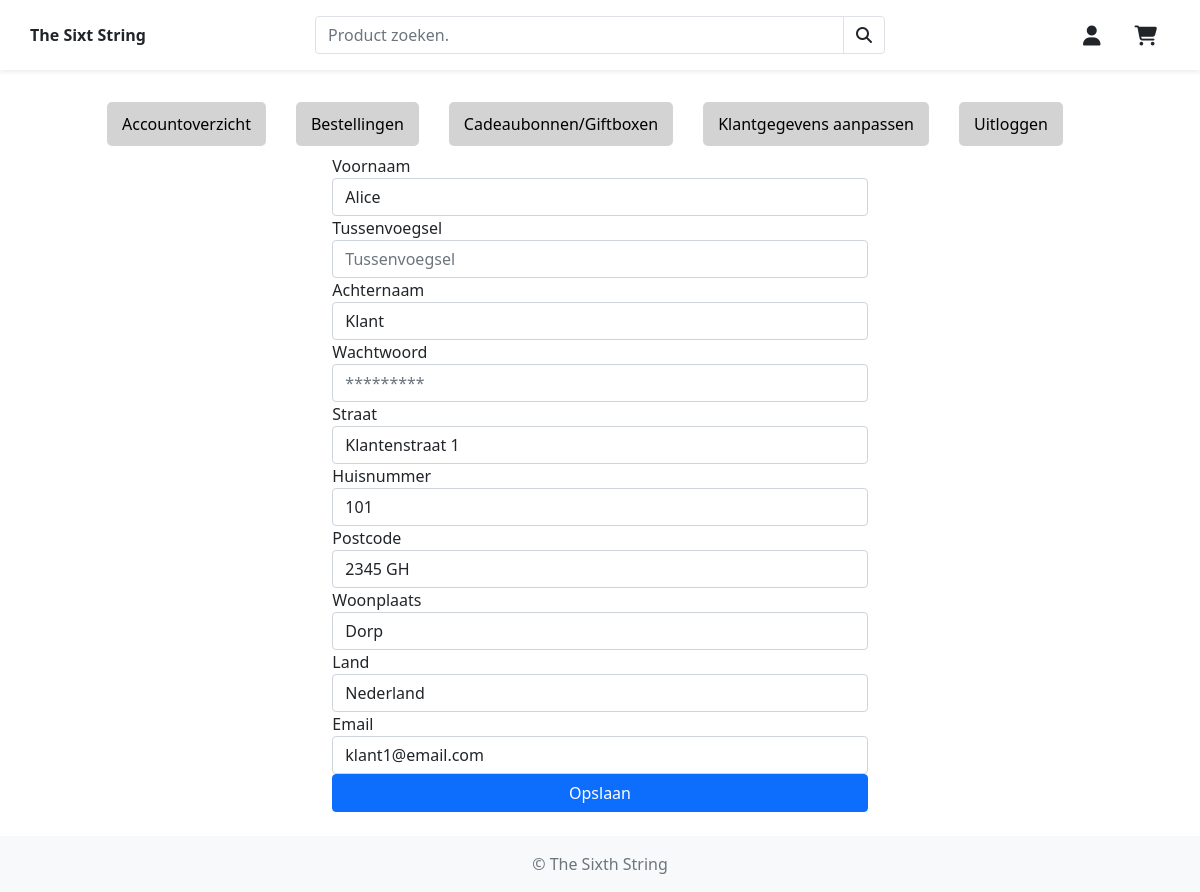
The page /account/klantgegevens (signed in) on the database its author committed.
### tables this page shows
CREATE TABLE IF NOT EXISTS `klanten` (
  `id` BIGINT UNSIGNED NOT NULL AUTO_INCREMENT,
  `email` VARCHAR(255) NOT NULL,
  `password` VARCHAR(255) NOT NULL,
  `voornaam` VARCHAR(255) NULL,
  `tussenvoegsel` VARCHAR(255) NULL,
  `achternaam` VARCHAR(255) NULL,
  `straat` VARCHAR(255) NULL,
  `huisnummer` VARCHAR(255) NULL,
  `postcode` VARCHAR(255) NULL,
  `woonplaats` VARCHAR(255) NULL,
  `land` VARCHAR(255) NULL,
  `is_actief` TINYINT NOT NULL DEFAULT 0,
  PRIMARY KEY (`id`),
  UNIQUE INDEX `id_UNIQUE` (`id` ASC) VISIBLE,
  UNIQUE INDEX `email_UNIQUE` (`email` ASC) VISIBLE);

### public/index.php (called while the page is built, shortened)
<?php
function basePath($path): string { return __DIR__ . "/../$path"; }
require_once basePath("Resources/layout/layout.php");

### Application/Database.php (called while the page is built, shortened)
<?php
class Database
{
    private ?PDO $connection = null;
    private PDOStatement $statement;
    public function __construct()
    {
        $dsn = 'mysql:' . http_build_query(self::CONFIG['dsn'], '', ';');
        try {
            $this->connection = new PDO(
                $dsn,
                self::CONFIG['username'],
                self::CONFIG['password'],
                [
                    PDO::ATTR_DEFAULT_FETCH_MODE => PDO::FETCH_ASSOC,
                ]
            );
        } catch (PDOException $e) {
            $this->connection = null;
            error_log('PDOException in Database constructor: ' . $e->getMessage());
        }
    }
    public function query(string $query, array $params = []): self
    {
        $this->statement = $this->connection->prepare($query);
        $this->statement->execute($params);
        return $this;
    }
    public function first(): mixed
    {
        return $this->statement->fetch();
    }
}

### Resources/views/account/klantgegevens.php (the view, shortened to what this page needs)
<?php
$db = new Database();
$klant_id = $_SESSION['auth']['user_id'];
$validation_error_array = [];
$query = "SELECT id, email, voornaam, tussenvoegsel, achternaam, straat, huisnummer, postcode, woonplaats, land from klanten where id=:klant_id";
$klant = $db->query($query,["klant_id" => $klant_id])->first();
?>
<?php include basePath("Application/Http/account/menu.php"); ?>
<div class="d-flex flex-grow-1 ">
    <div class="flex-grow-1"></div>
    <form class="form flex-grow-1 d-flex flex-column justify-content-around" action="" method="POST">
        <div class="form-group">
            <label for="voornaam">Voornaam</label>
            <input type="text" class="form-control <?php if(isset($validation_error_array["voornaam"]))echo "is_invalid";?>" id="voornaam" name="voornaam" placeholder="Voornaam" value="<?php echo $klant['voornaam']; ?>"/>
        </div>
        <div class="form-group">
            <label for="tussenvoegsel">Tussenvoegsel</label>
            <input type="text" class="form-control <?php if(isset($validation_error_array["tussenvoegsel"]))echo "is_invalid";?>" id="tussenvoegsel" name="tussenvoegsel" placeholder="Tussenvoegsel" value="<?php echo $klant['tussenvoegsel']; ?>"/>
        </div>
        <div class="form-group">
            <label for="achternaam">Achternaam</label>
            <input type="text" class="form-control <?php if(isset($validation_error_array["achternaam"]))echo "is_invalid";?>" id="achternaam" name="achternaam" placeholder="Achternaam" value="<?php echo $klant['achternaam']; ?>"/>
        </div>
        <div class="form-group">
            <label for="wachtwoord">Wachtwoord</label>
            <input
                    type="text"
                    class="form-control <?php if(isset($validation_error_array["wachtwoord"]))echo"is-invalid";?>"
                    id="wachtwoord"
                    name="wachtwoord"
                    placeholder="*********"
                    aria-describedby="wachtwoordFeedback"
            />
        </div>
        <div class="form-group">
            <label for="straat">Straat</label>
            <input type="text" class="form-control <?php if(isset($validation_error_array["straat"]))echo "is_invalid";?>" id="straat" name="straat" placeholder="Straatnaam" value="<?php echo $klant['straat']; ?>"/>
        </div>
        <div class="form-group">
            <label for="huisnummer">Huisnummer</label>
            <input type="text" class="form-control <?php if(isset($validation_error_array["huisnummer"]))echo "is_invalid";?>" id="huisnummer" name="huisnummer" placeholder="Huisnummer" value="<?php echo $klant['huisnummer']; ?>"/>
        </div>
        <div class="form-group">
            <label for="postcode">Postcode</label>
            <input type="text" class="form-control <?php if(isset($validation_error_array["postcode"]))echo "is_invalid";?>" id="postcode" name="postcode" placeholder="4 cijfers en 2 letters" value="<?php echo $klant['postcode']; ?>"/>
        </div>
        <div class="form-group">
            <label for="woonplaats">Woonplaats</label>
            <input type="text" class="form-control <?php if(isset($validation_error_array["woonplaats"]))echo "is_invalid";?>" id="woonplaats" name="woonplaats" placeholder="Woonplaats" value="<?php echo $klant['woonplaats']; ?>"/>
        </div>
        <div class="form-group">
            <label for="land">Land</label>
            <input type="text" class="form-control <?php if(isset($validation_error_array["land"]))echo "is_invalid";?>" id="land" name="land" placeholder="Land" value="<?php echo $klant['land']; ?>"/>
        </div>
        <div class="form-group">
            <label for="email">Email</label>
            <input
                    type="text"
                    class="form-control <?php if(isset($validation_error_array["email"]))echo"is-invalid";?> "
                    id="email"
                    name="email"
                    placeholder="<email@domein.nl>"
                    value="<?php echo $klant['email']; ?>"
                    aria-describedby="emailFeedback"/>
        </div>
        <input type="submit" value="Opslaan" class="btn btn-primary"></input>
    </form>
    <div class="flex-grow-1"></div>
</div>

### rows shown on the page
klanten: voornaam "Alice", achternaam "Klant", straat "Klantenstraat 1", huisnummer "101", postcode "2345 GH", woonplaats "Dorp", land "Nederland", email "klant1@email.com"
